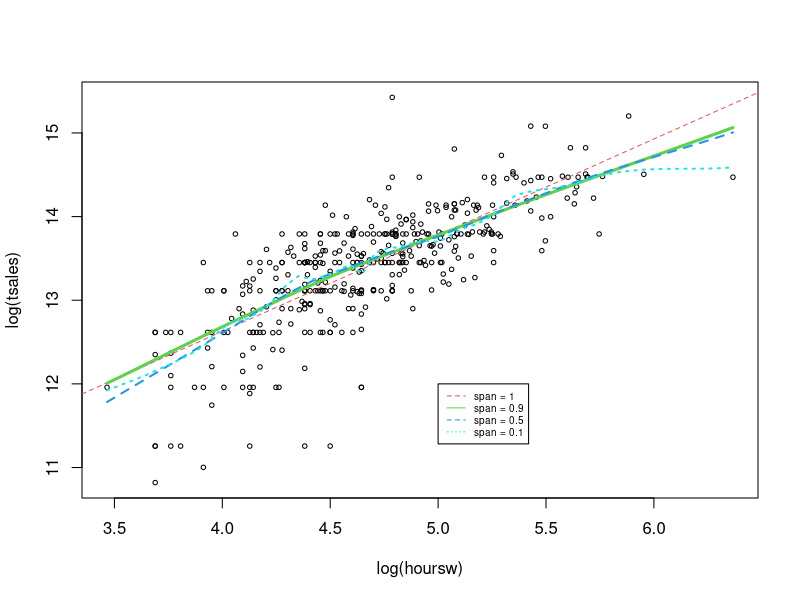
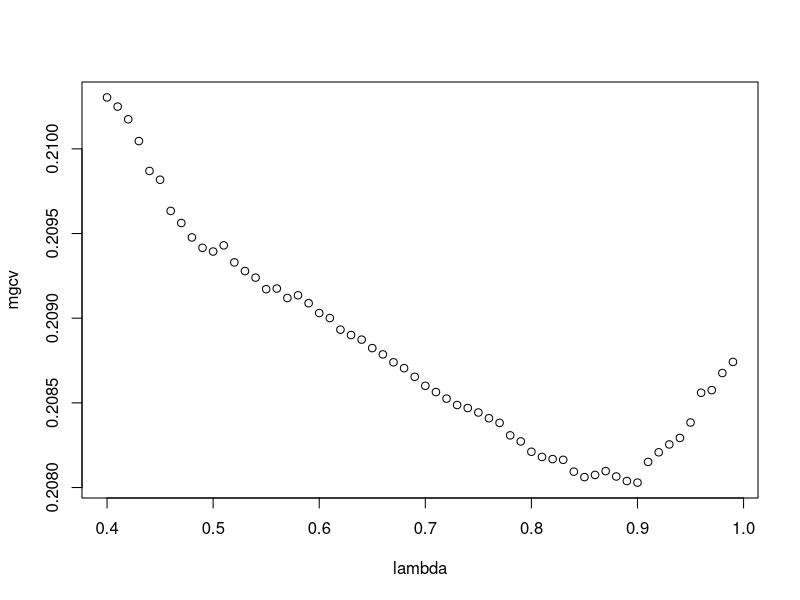
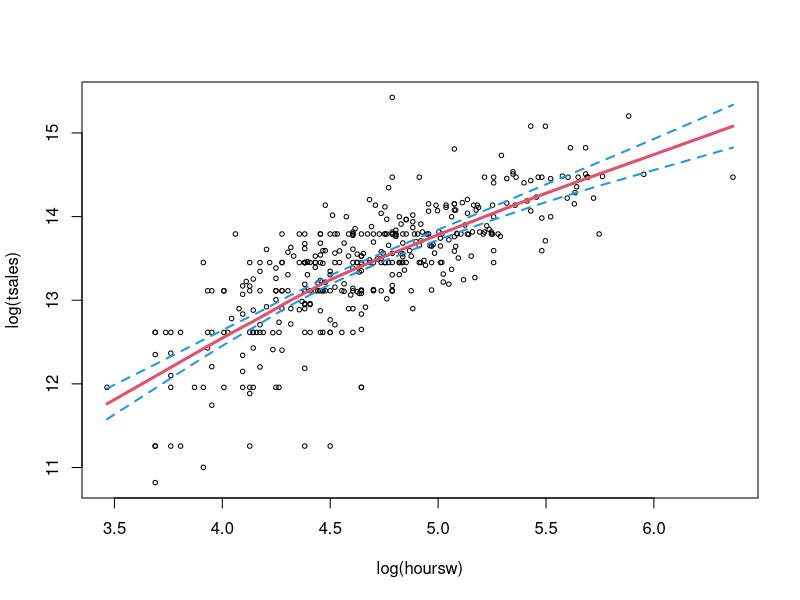
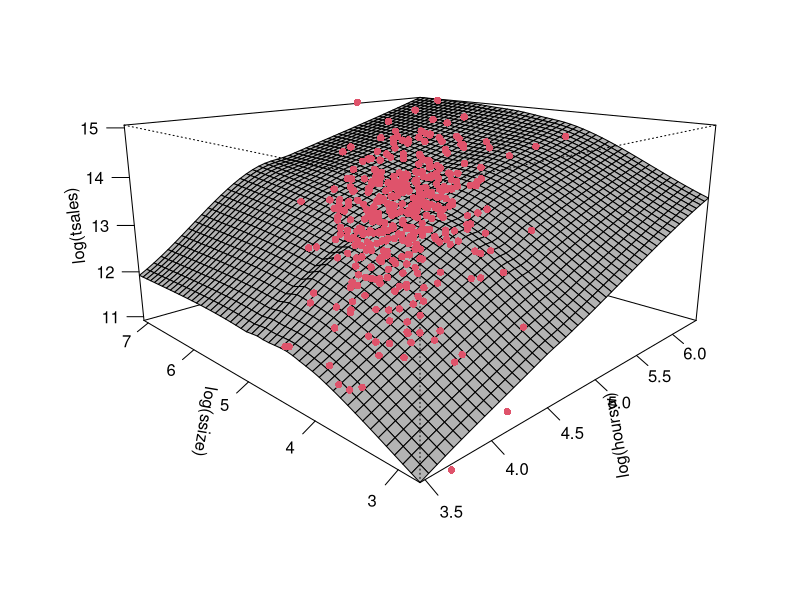
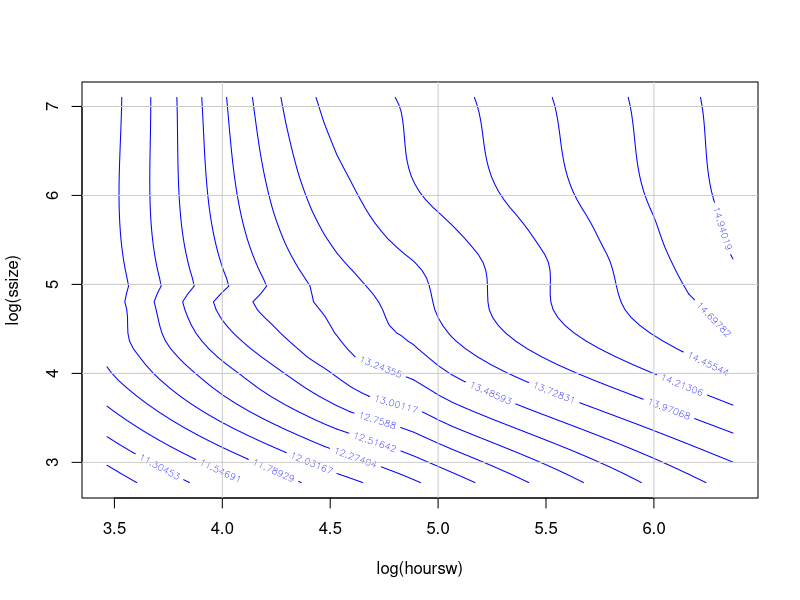

Recreate these plots in R, in order.
###########################################################################
library(foreign)
clothing = read.dta("clothing.dta" );
attach(clothing); 
x = log(hoursw);
y = log(tsales)
## loess: local polynomial fitting using a nn bandwidth and a tricube kernel
# span controls the size of the neighbourhood 
# span < 1 is the proportion of points that will be used for fitting
# loess.smooth is useful for plotting
# the default value for p is 1 in loess.smooth
plot( log(hoursw), log(tsales) , 
      pch=1, cex = 0.6, # plotting symbol and dimension 
      ylab="log(tsales)", xlab="log(hoursw)");
abline(lm( y ~  x ), lty=2, col=2, lwd=1)
lines(loess.smooth(x, y, span=.9), col=3, lty=1, lwd=3)
lines(loess.smooth(x, y, span=.5), col=4, lty=2, lwd=2) 
lines(loess.smooth(x, y, span=.1), col=5, lty=3, lwd=2)
legend(5.0,12, c("span = 1", "span = 0.9", "span = 0.5", "span = 0.1"), 
       cex = 0.6, lty=c(2,1,2,3), col = 2:5 )
# Loess function in R -----------------------------------------
help(loess)
fit1 = loess(y~ x, span=.9, degree = 1) 
names(fit1);
fit1$trace.hat ; # df (complexity of model)
################################################################
# Selection of bandwidth
p = 1;
lambda = seq(0.4, 0.99, 0.01);
m = length(lambda); # 
N = length(x);    # sample size
maic = rep(0, m); mbic = rep(0, m); mgcv =rep(0, m);
for (i in 1:m)
{
  l = lambda[i];
  fit = loess(y~ x, span=l, degree = p);
  df = fit$trace.hat;
  s2 = (fit$s)^2;
  maic[i] = log(s2) + 2*df/N;  
  mbic[i] = log(s2) + log(N)*df/N;
  mgcv[i] = s2/((1-df/N)^2);
}
 
plot(lambda, mgcv);  # selected model has span = 0.9
 
 
# confidence bands
fit = predict(fit1 ,  se=TRUE)
str(fit)
plot( log(hoursw), log(tsales) , 
      pch=1, cex = 0.6, # plotting symbol and dimension 
      ylab="log(tsales)", xlab="log(hoursw)");
 
lines(sort(x), fit$fit[order(x)], col = 2, lwd = 3);
lines(sort(x) , (fit$fit + 2*fit$se.fit)[order(x)], col=4, lty=2, lwd=2)
lines(sort(x) , (fit$fit - 2*fit$se.fit)[order(x)], col=4, lty=2, lwd=2)
 
###############################################################
# Local polynomial fitting in 3 dimensions
x1  = log(hoursw)
x2 = log(ssize)
mod.loess= loess(y~x1*x2, span=.5, degree=1)
summary(mod.loess)

new.x = expand.grid(
  x1 = x1r <- seq(min(x1), max(x1), length=50),
  x2 = x2r <- seq(min(x2), max(x2), length=50)
  )
fit = predict(mod.loess, new.x)
# 3D perspective plot of fitted surface
 
graph = persp(x=x1r, y=x2r, fit,
               xlab="log(hoursw)", ylab="log(ssize)", zlab="log(tsales)", expand=0.5,
               col="gray70", ticktype="detailed", theta=-45)
# this function from the persp() help file 
trans3d = function(x,y,z, pmat) 
{ 
  tr = cbind(x,y,z,1) %*% pmat
  list(x = tr[,1]/tr[,4], y= tr[,2]/tr[,4])
}
points(trans3d(x=x1, y=x2, z=y, pmat=graph), col=2, pch=16)

# contour plot of fitted surface
contour(x=x1r, y=x2r, fit, xlab="log(hoursw)", ylab="log(ssize)", ,
        levels=seq(min(y), max(y), length=20), labcex=0.6, col = "blue")
abline(h=seq(2, 8, by=1), v=seq(3, 8, by=1), col="gray80")
###################################################################
 
 